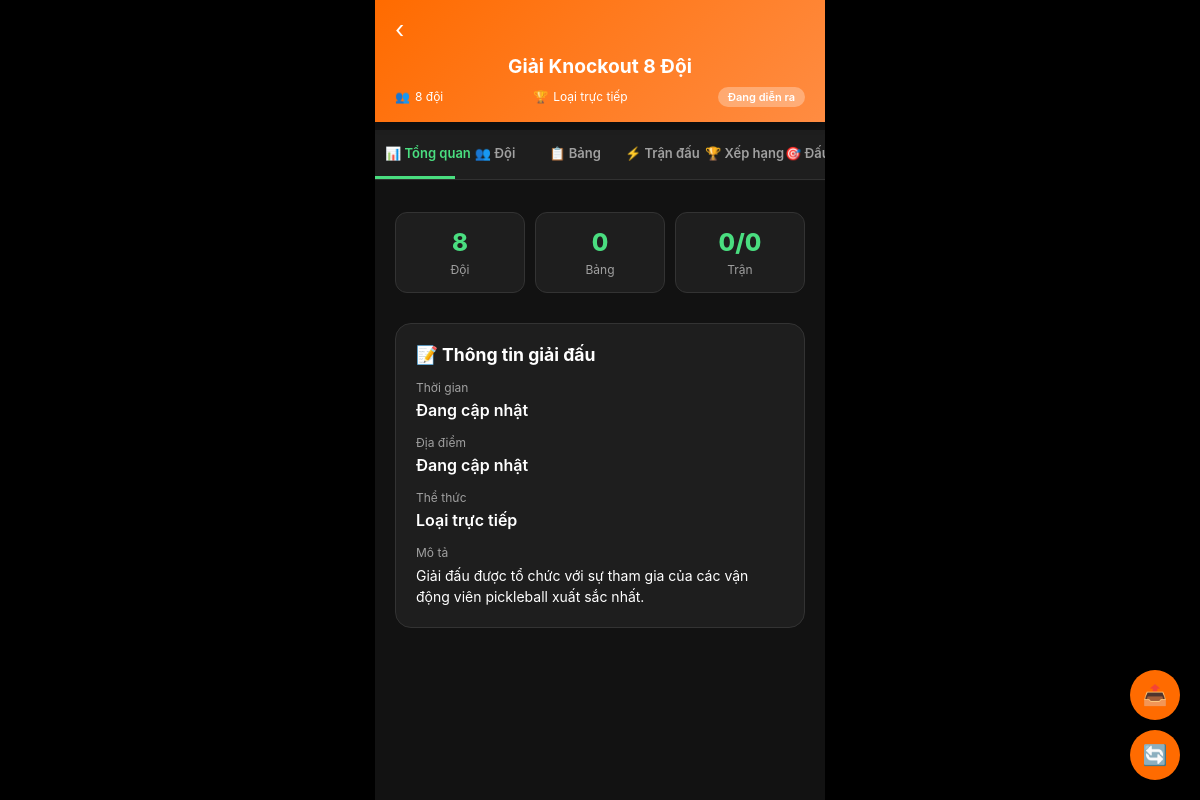
Page /tournament_views.php?id=3 on the committed database.
### tables this page shows
CREATE TABLE `tournaments` (
  `id` int(11) NOT NULL AUTO_INCREMENT,
  `name` varchar(200) NOT NULL,
  `description` text DEFAULT NULL,
  `format` enum('round_robin','knockout','combined','double_elimination') DEFAULT 'combined',
  `start_date` date DEFAULT NULL,
  `end_date` date DEFAULT NULL,
  `registration_deadline` date DEFAULT NULL,
  `location` varchar(200) DEFAULT NULL,
  `total_teams` int(11) DEFAULT 0,
  `max_teams` int(11) DEFAULT 32,
  `status` enum('upcoming','ongoing','completed','cancelled') DEFAULT 'upcoming',
  `stage` enum('planning','registration','setup','group_stage','knockout_stage','completed') DEFAULT 'planning',
  `owner_id` int(11) DEFAULT NULL,
  `created_at` timestamp NOT NULL DEFAULT current_timestamp(),
  `winning_score` int(11) DEFAULT 11,
  PRIMARY KEY (`id`),
  KEY `owner_id` (`owner_id`),
  CONSTRAINT `tournaments_ibfk_1` FOREIGN KEY (`owner_id`) REFERENCES `users` (`id`) ON DELETE SET NULL
);

### tournament_views.php (the view, shortened to what this page needs)
<?php
require_once 'functions.php';
$tournamentId = isset($_GET['id']) ? intval($_GET['id']) : 0;
$stmt = $pdo->prepare("SELECT * FROM Tournaments WHERE id = ?");
$stmt->execute([$tournamentId]);
$tournament = $stmt->fetch();
$teamCount = $pdo->prepare("SELECT COUNT(*) FROM Teams WHERE tournament_id = ?");
$teamCount->execute([$tournamentId]);
$teamCount = $teamCount->fetchColumn();
$matchCount = $pdo->prepare("SELECT COUNT(*) FROM Matches WHERE tournament_id = ?");
$matchCount->execute([$tournamentId]);
$matchCount = $matchCount->fetchColumn();
$completedMatches = $pdo->prepare("SELECT COUNT(*) FROM Matches WHERE tournament_id = ? AND score1 IS NOT NULL AND score2 IS NOT NULL");
$completedMatches->execute([$tournamentId]);
$completedMatches = $completedMatches->fetchColumn();
$groups = $pdo->prepare("SELECT * FROM Groups WHERE tournament_id = ? ORDER BY group_name");
$groups->execute([$tournamentId]);
$groups = $groups->fetchAll();
$formatText = [
    'round_robin' => 'Vòng tròn',
    'knockout' => 'Loại trực tiếp',
    'combined' => 'Vòng bảng + Loại trực tiếp',
    'double_elimination' => 'Loại kép'
];
$statusText = [
    'upcoming' => 'Sắp diễn ra',
    'ongoing' => 'Đang diễn ra',
    'completed' => 'Đã kết thúc',
    'cancelled' => 'Đã hủy'
];
?>
<!DOCTYPE html>
<html lang="vi">
<head>
</head>
<body>
<div class="app-container">
    <div class="header">
        <div class="header-top">
            <a href="tournament_list.php" class="back-btn">‹</a>
        </div>
        <h1 class="tournament-title"><?php echo htmlspecialchars($tournament['name']); ?></h1>
        <div class="tournament-meta">
            <div class="meta-item">
                <span>👥</span>
                <span><?php echo $teamCount; ?> đội</span>
            </div>
            <div class="meta-item">
                <span>🏆</span>
                <span><?php echo $formatText[$tournament['format']] ?? 'Không xác định'; ?></span>
            </div>
            <div class="meta-item">
                <span class="status-badge"><?php echo $statusText[$tournament['status']] ?? 'Không xác định'; ?></span>
            </div>
        </div>
    </div>
    <div class="tab-navigation">
        <div class="tab active" onclick="switchTab('overview')">📊 Tổng quan</div>
        <div class="tab" onclick="switchTab('teams')">👥 Đội</div>
        <div class="tab" onclick="switchTab('groups')">📋 Bảng</div>
        <div class="tab" onclick="switchTab('matches')">⚡ Trận đấu</div>
        <div class="tab" onclick="switchTab('standings')">🏆 Xếp hạng</div>
        <div class="tab" onclick="switchTab('bracket')">🎯 Đấu loại</div>
    </div>
    <div class="content">
        <div id="overviewTab" class="tab-content">
            <div class="stats-grid">
                <div class="stat-card">
                    <div class="stat-value"><?php echo $teamCount; ?></div>
                    <div class="stat-label">Đội</div>
                </div>
                <div class="stat-card">
                    <div class="stat-value"><?php echo count($groups); ?></div>
                    <div class="stat-label">Bảng</div>
                </div>
                <div class="stat-card">
                    <div class="stat-value"><?php echo $completedMatches; ?>/<?php echo $matchCount; ?></div>
                    <div class="stat-label">Trận</div>
                </div>
            </div>
            <div class="section-card">
                <h3 class="section-title">📝 Thông tin giải đấu</h3>
                <div style="display: flex; flex-direction: column; gap: 15px;">
                    <div>
                        <div style="font-size: 12px; color: var(--text-grey); margin-bottom: 5px;">Thời gian</div>
                        <div style="font-weight: 600;">
                            <?php if ($tournament['start_date']): ?>
                                <?php echo date('d/m/Y', strtotime($tournament['start_date'])); ?>
                                <?php if ($tournament['end_date']): ?>
                                    - <?php echo date('d/m/Y', strtotime($tournament['end_date'])); ?>
                                <?php endif; ?>
                            <?php else: ?>
                                Đang cập nhật
                            <?php endif; ?>
                        </div>
                    </div>
                    <div>
                        <div style="font-size: 12px; color: var(--text-grey); margin-bottom: 5px;">Địa điểm</div>
                        <div style="font-weight: 600;"><?php echo $tournament['location'] ? htmlspecialchars($tournament['location']) : 'Đang cập nhật'; ?></div>
                    </div>
                    <div>
                        <div style="font-size: 12px; color: var(--text-grey); margin-bottom: 5px;">Thể thức</div>
                        <div style="font-weight: 600;"><?php echo $formatText[$tournament['format']] ?? 'Không xác định'; ?></div>
                    </div>
                    <div>
                        <div style="font-size: 12px; color: var(--text-grey); margin-bottom: 5px;">Mô tả</div>
                        <div style="font-size: 14px; line-height: 1.5;">
                            <?php echo nl2br(htmlspecialchars($tournament['description'] ?: 'Giải đấu được tổ chức với sự tham gia của các vận động viên pickleball xuất sắc nhất.')); ?>
                        </div>
                    </div>
                </div>
            </div>
        </div>
    </div>
    <div class="fab-container">
        <button class="fab" onclick="shareTournament()">📤</button>
        <button class="fab" onclick="refreshData()">🔄</button>
    </div>
</div>
</body>
</html>

### tournament_views.php (style rules this page uses)
:root { --bg-dark: #121212; --card-bg: #1e1e1e; --overlay-bg: #1c1c1e; --input-bg: #2a2a2a; --primary: #4ade80; --primary-dark: #22c55e; --secondary: #3b82f6; --accent: #ff6b00; --text-white: #ffffff; --text-grey: #a0a0a0; --winner-gold: #fbbf24; --loser-red: #ef4444; }
* { margin: 0; padding: 0; box-sizing: border-box; }
body { background-color: #000; color: var(--text-white); font-family: -apple-system, system-ui, sans-serif; overflow-x: hidden; -webkit-tap-highlight-color: transparent; }
.app-container { width: 100%; max-width: 450px; min-height: 100vh; background-color: var(--bg-dark); margin: 0 auto; position: relative; }
.header { background: linear-gradient(135deg, var(--accent), #ff8c42); padding: 15px 20px; position: sticky; top: 0; z-index: 100; box-shadow: 0 2px 10px rgba(0,0,0,0.3); }
.header-top { display: flex; justify-content: space-between; align-items: center; margin-bottom: 10px; }
.back-btn { color: white; font-size: 24px; text-decoration: none; display: flex; align-items: center; }
.tournament-title { font-size: 1.2rem; font-weight: 700; text-align: center; margin: 5px 0; line-height: 1.3; }
.tournament-meta { display: flex; justify-content: space-between; align-items: center; font-size: 12px; margin-top: 8px; flex-wrap: wrap; gap: 8px; }
.meta-item { display: flex; align-items: center; gap: 5px; }
.status-badge { background: rgba(255,255,255,0.3); padding: 3px 10px; border-radius: 12px; font-size: 11px; font-weight: 600; color: white; }
.tab-navigation { position: sticky; top: 130px; z-index: 90; background: var(--card-bg); display: flex; overflow-x: auto; -webkit-overflow-scrolling: touch; scrollbar-width: none; border-bottom: 1px solid #333; }
.tab { flex: 1; min-width: 80px; padding: 15px 10px; text-align: center; font-size: 13px; font-weight: 600; color: var(--text-grey); border-bottom: 3px solid transparent; white-space: nowrap; cursor: pointer; transition: all 0.2s; }
.tab.active { color: var(--primary); border-bottom-color: var(--primary); }
.content { padding: 20px; padding-bottom: 100px; }
.stats-grid { display: grid; grid-template-columns: repeat(3, 1fr); gap: 10px; margin: 20px 0 30px; }
.stat-card { background: var(--card-bg); border-radius: 12px; padding: 15px; text-align: center; border: 1px solid #333; }
.stat-value { font-size: 24px; font-weight: 800; color: var(--primary); margin-bottom: 5px; }
.stat-label { font-size: 12px; color: var(--text-grey); }
.section-card { background: var(--card-bg); border-radius: 16px; padding: 20px; margin-bottom: 20px; border: 1px solid #333; }
.section-title { font-size: 1.1rem; font-weight: 700; margin-bottom: 15px; color: var(--text-white); display: flex; align-items: center; justify-content: space-between; }
.fab-container { position: fixed; bottom: 20px; right: 20px; display: flex; flex-direction: column; gap: 10px; z-index: 100; }
.fab { width: 50px; height: 50px; border-radius: 25px; background: var(--accent); color: white; border: none; font-size: 20px; box-shadow: 0 4px 12px rgba(0,0,0,0.3); cursor: pointer; transition: transform 0.2s; display: flex; align-items: center; justify-content: center; }

### rows in the picture
tournaments: name "Giải Knockout 8 Đội", format "Loại trực tiếp", status "Đang diễn ra", description "Giải đấu được tổ chức với sự tham gia của các vận động viên pickleball xuất sắc nhất."

### other values in the picture
$teamCount "8"
count($groups) "0"
$completedMatches "0"
$matchCount "0"
